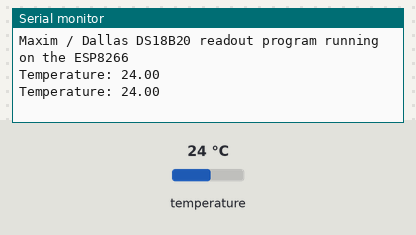
Recording of a sketch running on a simulated ESP8266 (NodeMCU). Shown: the last lines printed to the serial monitor. The inputs (shaded band) are chosen by the test bench; at power-on: temperature 24 °C.

Above: at 3.3 s.
3.4 s: temperature set to 12 °C
At 5.1 s:
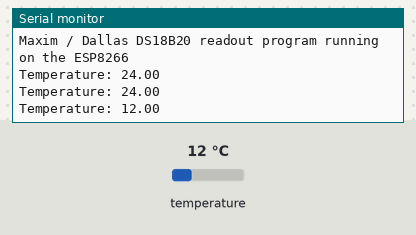
5.9 s: temperature set to 19 °C
At 7.5 s:
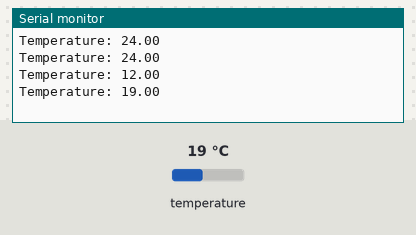
Timing chart, 0 to 9.0 s (numbered marks = the images above; inputs shaded):
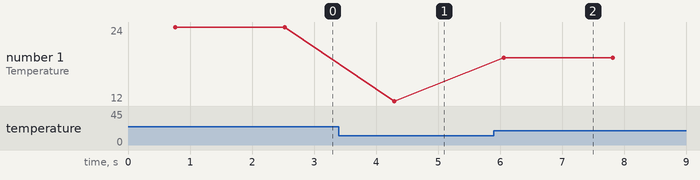

Measured:
- after the input at 3.4 s, the serial monitor: prints a new line after 0.89 s (image 1)
- after the input at 5.9 s, the serial monitor: prints a new line after 0.16 s (image 2)
- plotted number 1: 24 → 12 after the input at 3.4 s, 12 → 19 after the input at 5.9 s

The sketch:

ds18b20.ino
```cpp
/*
 * ds18b20Driver
 * The program reads out a Maxim DS18B20 digital temperature sensor and prints the values acquired
 * Uli Raich 16.4.2019
 * The program is part of demonstration code developed for the African Internet Summit 2019 Kampala
 * It is released under GPL
 */
#include <OneWire.h>
#include <DallasTemperature.h>
#ifdef ESP8266
#define ONE_WIRE_BUS 4               // GPIO pin on which the DS18B20 is connected
#endif
#ifdef ESP32
#define ONE_WIRE_BUS 21              // GPIO pin on which the DS18B20 is connected
#endif

OneWire oneWire(ONE_WIRE_BUS);
DallasTemperature DS18B20(&oneWire);

void setup() {
  Serial.begin(115200);
#ifdef ESP8266
  Serial.println("Maxim / Dallas DS18B20 readout program running on the ESP8266");
#endif
#ifdef ESP32
  Serial.println("Maxim / Dallas DS18B20 readout program runing on the ESP32");
#endif
}

void loop() {
  float temp;
  DS18B20.requestTemperatures();
  temp=DS18B20.getTempCByIndex(0);
  Serial.print("Temperature: ");
  Serial.println(temp);
  delay(1000);
}
```
